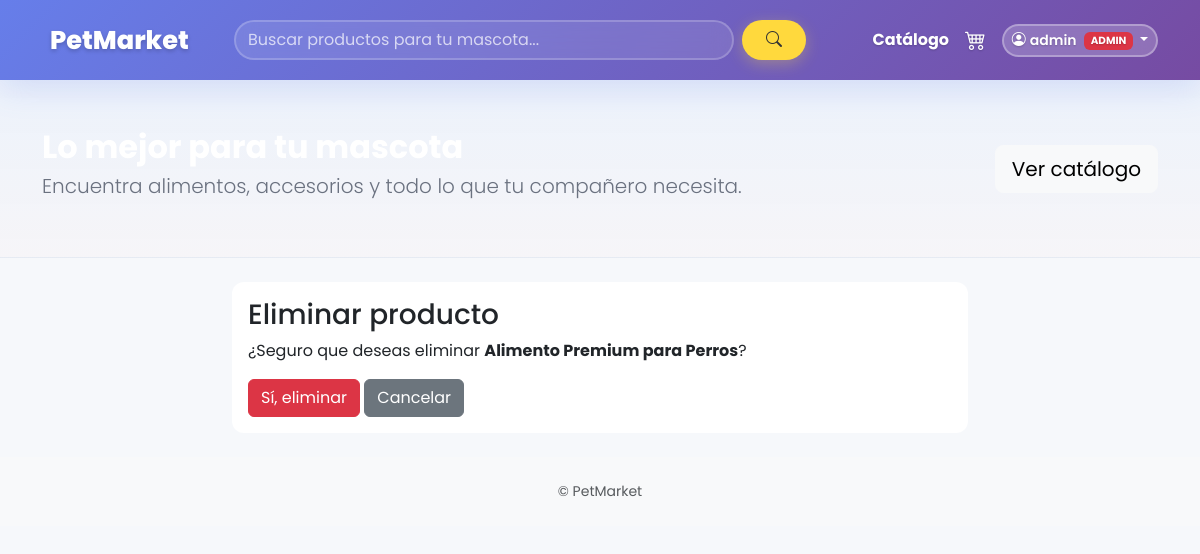
The app's page /productos/1/eliminar/ (signed in) with its own data.
### accounts/models.py (models this page shows)
class CustomUser(AbstractUser):
    ROLE_CHOICES = (
        ('admin', 'Administrador'),
        ('empleado', 'Empleado'),
        ('cliente', 'Cliente'),
    )
    role = models.CharField(max_length=20, choices=ROLE_CHOICES, default='cliente')

### productos/models.py (models this page shows, shortened)
class Producto(models.Model):
    nombre = models.CharField(max_length=100)
    descripcion = models.TextField()
    precio = models.DecimalField(max_digits=10, decimal_places=2)
    stock = models.PositiveIntegerField()
    image = models.ImageField(upload_to='productos/', null=True, blank=True)
    categoria = models.ForeignKey(Categoria, null=True, blank=True, on_delete=models.SET_NULL)

### accounts/decorators.py (the view)
        def _wrapped(request, *args, **kwargs):
            if not request.user.is_authenticated:
                raise PermissionDenied()
            if getattr(request.user, 'role', None) not in allowed_roles:
                raise PermissionDenied()
            return view_func(request, *args, **kwargs)

### petmarket/context_processors.py (called while the page is built)
def cart_count(request):
    cart = request.session.get('cart', {})
    count = sum(cart.values()) if isinstance(cart, dict) else 0
    return {'cart_count': count}

### productos/front_views.py (called while the page is built)
@role_required(('empleado', 'admin'))
def producto_eliminar(request, pk):
    producto = get_object_or_404(Producto, pk=pk)
    if request.method == 'POST':
        producto.delete()
        messages.success(request, 'Producto eliminado.')
        return redirect('catalogo')
    return render(request, 'productos/confirm_delete.html', {'producto': producto})

### templates/productos/confirm_delete.html (shortened to what this page needs)
{% extends 'base.html' %}
{% block content %}
  <div class="row justify-content-center">
    <div class="col-md-8">
      <div class="card">
        <div class="card-body">
          <h3>Eliminar producto</h3>
          <p>¿Seguro que deseas eliminar <strong>{{ producto.nombre }}</strong>?</p>
          <form method="post">
            <button class="btn btn-danger" type="submit">Sí, eliminar</button>
            <a class="btn btn-secondary" href="/productos/{{ producto.pk }}/">Cancelar</a>
          </form>
        </div>
      </div>
    </div>
  </div>
{% endblock %}

### templates/base.html (shortened to what this page needs)
{% load static %}
<!doctype html>
<html lang="es">
  <head>
  <link href="https://cdn.jsdelivr.net/npm/bootstrap@5.3.2/dist/css/bootstrap.min.css" rel="stylesheet">
  <link rel="stylesheet" href="https://cdn.jsdelivr.net/npm/bootstrap-icons@1.11.3/font/bootstrap-icons.css">
    <link rel="stylesheet" href="{% static 'css/site.css' %}">
  </head>
  <body style="font-family: 'Poppins', system-ui, -apple-system, 'Segoe UI', Roboto, 'Helvetica Neue', Arial;">
    <nav class="navbar navbar-expand-lg navbar-dark py-3" style="background: linear-gradient(135deg, #667eea 0%, #764ba2 100%); box-shadow: 0 8px 32px rgba(102, 126, 234, 0.2);">
      <div class="container">
        <a class="navbar-brand d-flex align-items-center" href="/" style="text-decoration:none;">
          <div class="petmarket-logo-text">
            <span style="font-weight:800; color:white; font-size:1.6rem; text-shadow: 0 2px 4px rgba(0,0,0,0.2);">PetMarket</span>
          </div>
        </a>
        <div class="collapse navbar-collapse" id="mainNav">
          <div class="mx-auto my-2 my-lg-0" style="width:60%">
            <form class="d-flex" method="get" action="/productos/">
              <input class="form-control me-2" type="search" placeholder="Buscar productos para tu mascota..." aria-label="Buscar" name="q" value="{{ request.GET.q }}" style="border-radius: 25px; border: 2px solid rgba(255,255,255,0.2); background: rgba(255,255,255,0.1); color: white; backdrop-filter: blur(10px);" onFocus="this.style.background='rgba(255,255,255,0.2)'" onBlur="this.style.background='rgba(255,255,255,0.1)'">
              <button class="btn btn-warning" type="submit" style="border-radius: 25px; padding: 0.5rem 1.5rem; font-weight: 600; background: #ffd93d; border: none; color: #333; box-shadow: 0 4px 15px rgba(255, 217, 61, 0.3);">
                <i class="bi bi-search"></i>
              </button>
            </form>
          </div>
          <ul class="navbar-nav ms-auto align-items-center">
            <li class="nav-item"><a class="nav-link text-white fw-bold" href="/productos/" style="text-shadow: 0 1px 2px rgba(0,0,0,0.2); transition: all 0.3s ease;" onMouseOver="this.style.color='#ffd93d'" onMouseOut="this.style.color='white'">Catálogo</a></li>
            <li class="nav-item">
              <a class="nav-link position-relative text-white" href="/carrito/" style="font-size: 1.3rem; text-shadow: 0 1px 2px rgba(0,0,0,0.2); transition: all 0.3s ease;" onMouseOver="this.style.color='#ffd93d'" onMouseOut="this.style.color='white'">
                <i class="bi bi-cart4"></i>
              </a>
            </li>
            <li class="nav-item ms-2">
              {% if request.user.is_authenticated %}
                <div class="dropdown">
                  <a class="btn btn-sm dropdown-toggle" href="#" role="button" data-bs-toggle="dropdown" style="background: rgba(255,255,255,0.2); color: white; border: 2px solid rgba(255,255,255,0.3); border-radius: 25px; backdrop-filter: blur(10px); font-weight: 600; text-shadow: 0 1px 2px rgba(0,0,0,0.2);">
                    <i class="bi bi-person-circle me-1"></i>{{ request.user.username }}
                    {% if request.user.is_superuser or request.user.role == 'admin' %}
                      <span class="badge bg-danger ms-1" style="font-size: 0.65rem;">ADMIN</span>
                    {% elif request.user.role == 'empleado' %}
                      <span class="badge bg-info ms-1" style="font-size: 0.65rem;">EMPLEADO</span>
                    {% endif %}
                  </a>
                </div>
              {% endif %}
            </li>
          </ul>
        </div>
      </div>
    </nav>
    {% if request.resolver_match.url_name != 'index' %}
    <header class="site-hero-compact py-5 text-white">
      <div class="container">
        <div class="row align-items-center">
          <div class="col-md-8">
            <h2 class="fw-bold mb-1">Lo mejor para tu mascota</h2>
            <p class="lead mb-2">Encuentra alimentos, accesorios y todo lo que tu compañero necesita.</p>
          </div>
          <div class="col-md-4 text-md-end">
            <a href="/productos/" class="btn btn-light btn-lg">Ver catálogo</a>
          </div>
        </div>
      </div>
    </header>
    {% endif %}
    <main class="py-4">
      <div class="container">
        {% block content %}{% endblock %}
      </div>
    </main>
    <footer class="text-muted py-4 bg-light">
      <div class="container text-center small">© PetMarket</div>
    </footer>
  </body>
 </html>

### static/css/site.css (style rules this page uses)
:root { --primary: #0d6efd; --accent: #ff6b6b; --muted: #6b7280; }
body { background: #f6f8fb; color: #0f172a }
.navbar-brand { font-weight: 800; color: var(--primary) !important }
.card { border: 0; border-radius: 12px; }
.site-hero-compact { padding: 2.5rem 0; text-align: left; background: linear-gradient(180deg, rgba(13,110,253,0.04), rgba(255,107,107,0.02)); border-bottom: 1px solid rgba(0,0,0,0.03); }
.site-hero-compact h2 { font-weight:800 }
.site-hero-compact p { color:var(--muted) }
html { scroll-behavior: smooth; }
.navbar { transition: all 0.3s ease; }
.navbar .form-control::placeholder { color: rgba(255, 255, 255, 0.7) !important; }
.petmarket-logo-text { display: flex; align-items: center; transition: all 0.3s ease; }

### templates/base.html (style rules this page uses)
.badge { animation: pulse 2s infinite; }

### records on screen
CustomUser: user.username "admin"
Producto: nombre "Alimento Premium para Perros"
